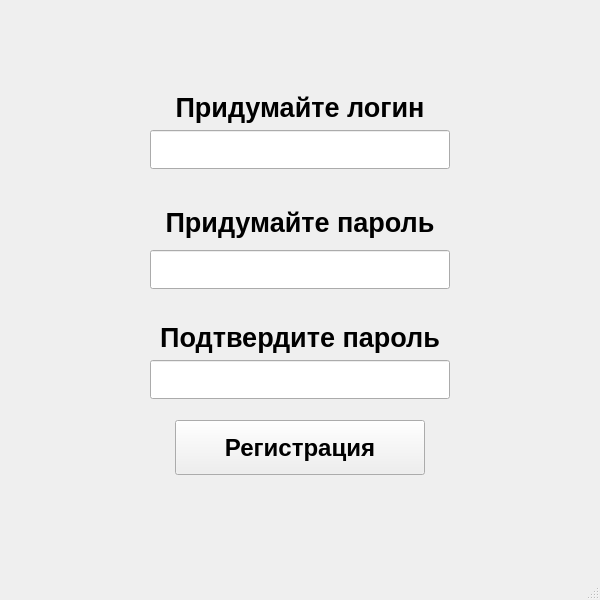
<?xml version="1.0" encoding="UTF-8"?>
<ui version="4.0">
 <class>MainWindow</class>
 <widget class="QMainWindow" name="MainWindow">
  <property name="geometry">
   <rect>
    <x>0</x>
    <y>0</y>
    <width>600</width>
    <height>600</height>
   </rect>
  </property>
  <property name="minimumSize">
   <size>
    <width>600</width>
    <height>600</height>
   </size>
  </property>
  <property name="maximumSize">
   <size>
    <width>600</width>
    <height>600</height>
   </size>
  </property>
  <property name="font">
   <font>
    <family>Arial</family>
    <pointsize>10</pointsize>
    <weight>75</weight>
    <italic>false</italic>
    <bold>true</bold>
   </font>
  </property>
  <property name="windowTitle">
   <string>Регистрация</string>
  </property>
  <property name="windowIcon">
   <iconset>
    <normaloff>../Структурные фото/регистрация.png</normaloff>../Структурные фото/регистрация.png</iconset>
  </property>
  <widget class="QWidget" name="centralwidget">
   <widget class="QLabel" name="label">
    <property name="geometry">
     <rect>
      <x>0</x>
      <y>80</y>
      <width>600</width>
      <height>55</height>
     </rect>
    </property>
    <property name="font">
     <font>
      <family>Arial</family>
      <pointsize>20</pointsize>
      <weight>75</weight>
      <italic>false</italic>
      <bold>true</bold>
     </font>
    </property>
    <property name="layoutDirection">
     <enum>Qt::LeftToRight</enum>
    </property>
    <property name="text">
     <string>Придумайте логин</string>
    </property>
    <property name="alignment">
     <set>Qt::AlignCenter</set>
    </property>
   </widget>
   <widget class="QPushButton" name="pushButton_2">
    <property name="enabled">
     <bool>true</bool>
    </property>
    <property name="geometry">
     <rect>
      <x>175</x>
      <y>420</y>
      <width>250</width>
      <height>55</height>
     </rect>
    </property>
    <property name="font">
     <font>
      <family>Arial</family>
      <pointsize>18</pointsize>
      <weight>75</weight>
      <italic>false</italic>
      <bold>true</bold>
     </font>
    </property>
    <property name="styleSheet">
     <string notr="true"/>
    </property>
    <property name="text">
     <string>Регистрация</string>
    </property>
   </widget>
   <widget class="QLabel" name="label_3">
    <property name="geometry">
     <rect>
      <x>0</x>
      <y>310</y>
      <width>600</width>
      <height>55</height>
     </rect>
    </property>
    <property name="sizePolicy">
     <sizepolicy hsizetype="Preferred" vsizetype="Preferred">
      <horstretch>0</horstretch>
      <verstretch>0</verstretch>
     </sizepolicy>
    </property>
    <property name="font">
     <font>
      <family>Arial</family>
      <pointsize>20</pointsize>
      <weight>75</weight>
      <italic>false</italic>
      <bold>true</bold>
     </font>
    </property>
    <property name="cursor">
     <cursorShape>ArrowCursor</cursorShape>
    </property>
    <property name="autoFillBackground">
     <bool>false</bool>
    </property>
    <property name="text">
     <string>Подтвердите пароль</string>
    </property>
    <property name="textFormat">
     <enum>Qt::AutoText</enum>
    </property>
    <property name="alignment">
     <set>Qt::AlignCenter</set>
    </property>
    <property name="margin">
     <number>0</number>
    </property>
   </widget>
   <widget class="QLineEdit" name="lineEdit_3">
    <property name="geometry">
     <rect>
      <x>150</x>
      <y>360</y>
      <width>300</width>
      <height>39</height>
     </rect>
    </property>
    <property name="font">
     <font>
      <family>Arial</family>
      <pointsize>15</pointsize>
      <weight>50</weight>
      <italic>false</italic>
      <bold>false</bold>
     </font>
    </property>
    <property name="autoFillBackground">
     <bool>false</bool>
    </property>
   </widget>
   <widget class="QLineEdit" name="lineEdit">
    <property name="geometry">
     <rect>
      <x>150</x>
      <y>130</y>
      <width>300</width>
      <height>39</height>
     </rect>
    </property>
    <property name="font">
     <font>
      <family>Arial</family>
      <pointsize>15</pointsize>
      <weight>50</weight>
      <italic>false</italic>
      <bold>false</bold>
     </font>
    </property>
    <property name="autoFillBackground">
     <bool>false</bool>
    </property>
   </widget>
   <widget class="QLabel" name="label_2">
    <property name="geometry">
     <rect>
      <x>0</x>
      <y>195</y>
      <width>600</width>
      <height>55</height>
     </rect>
    </property>
    <property name="sizePolicy">
     <sizepolicy hsizetype="Preferred" vsizetype="Preferred">
      <horstretch>0</horstretch>
      <verstretch>0</verstretch>
     </sizepolicy>
    </property>
    <property name="font">
     <font>
      <family>Arial</family>
      <pointsize>20</pointsize>
      <weight>75</weight>
      <italic>false</italic>
      <bold>true</bold>
     </font>
    </property>
    <property name="cursor">
     <cursorShape>ArrowCursor</cursorShape>
    </property>
    <property name="autoFillBackground">
     <bool>false</bool>
    </property>
    <property name="text">
     <string>Придумайте пароль</string>
    </property>
    <property name="textFormat">
     <enum>Qt::AutoText</enum>
    </property>
    <property name="alignment">
     <set>Qt::AlignCenter</set>
    </property>
    <property name="margin">
     <number>0</number>
    </property>
   </widget>
   <widget class="QLineEdit" name="lineEdit_2">
    <property name="geometry">
     <rect>
      <x>150</x>
      <y>250</y>
      <width>300</width>
      <height>39</height>
     </rect>
    </property>
    <property name="font">
     <font>
      <family>Arial</family>
      <pointsize>15</pointsize>
      <weight>50</weight>
      <italic>false</italic>
      <bold>false</bold>
     </font>
    </property>
    <property name="autoFillBackground">
     <bool>false</bool>
    </property>
   </widget>
  </widget>
  <widget class="QStatusBar" name="statusbar">
   <property name="font">
    <font>
     <family>Arial</family>
     <pointsize>8</pointsize>
     <weight>75</weight>
     <italic>false</italic>
     <bold>true</bold>
    </font>
   </property>
   <property name="styleSheet">
    <string notr="true">QStatusBar#statusbar {
color: red;
font: bold;}</string>
   </property>
  </widget>
 </widget>
 <resources/>
 <connections/>
</ui>
